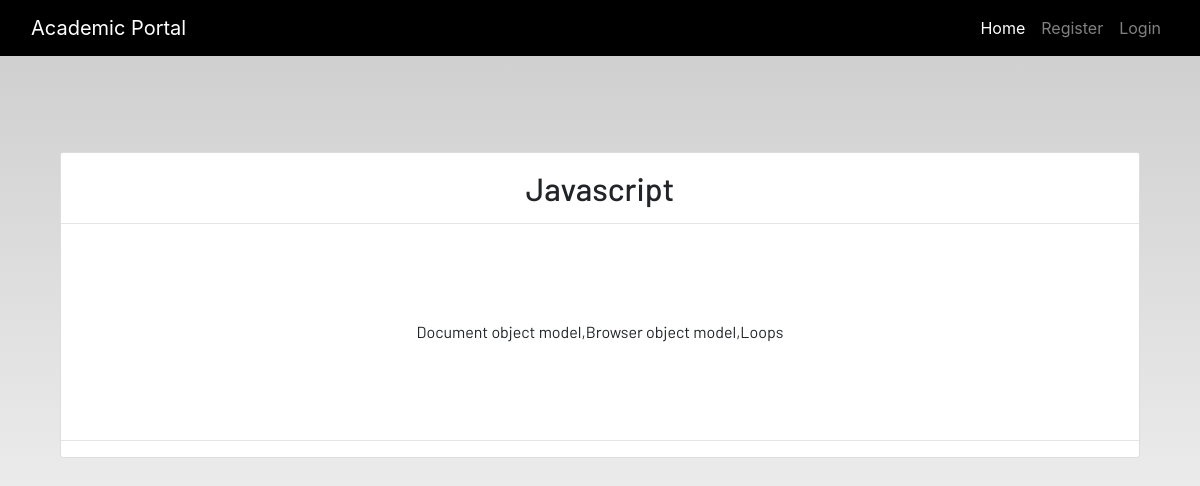
Page /notes_detail/3 on the committed database.
### dashboard/models.py (models this page shows, shortened)
class Notes(models.Model):
    user = models.ForeignKey(User,on_delete= models.CASCADE)
    title = models.CharField(max_length=200)
    description = models.TextField()
    class Meta:
        verbose_name = "notes"
        verbose_name_plural = "notes"

### dashboard/views.py (the view)
# urls.py: path('notes_detail/<int:pk>',views.NotesDetailView.as_view(),name="notes-detail"),
class NotesDetailView(generic.DetailView):
    model = Notes

### dashboard/templates/dashboard/notes_detail.html
{% extends 'dashboard/base.html' %}
{% load static %}
{% block content %}
<section class='text-center container'>
    <div class="container">
        <div class="content-section p-0 mt-5">
            <div class="m-3">
                <h2>{{notes.title}}</h2>
            </div>
            <hr class="p-0 m-0">
            <p class="description m-5 p-5">
               {{notes.description}}
            </p>
            <hr>
        </div>
    </div>
</section>
{% endblock content %}

### static/css/main.css (style rules this page uses)
html { scroll-behavior: smooth; height: 100%; width: 100%; }
html, body { max-width: 100%; overflow-x: hidden; height: 100%; width: 100%; }
body { background: linear-gradient(rgba(0, 0, 0, 0.2), rgba(255, 255, 255, 0.5)); overflow-x: hidden; background-repeat: no-repeat; }
.content-section { background: #ffffff; padding: 10px 20px; border: 1px solid #dddddd; border-radius: 3px; margin-bottom: 20px; }

### rows in the picture
Notes: title "Javascript", description "Document object model,Browser object model,Loops"
